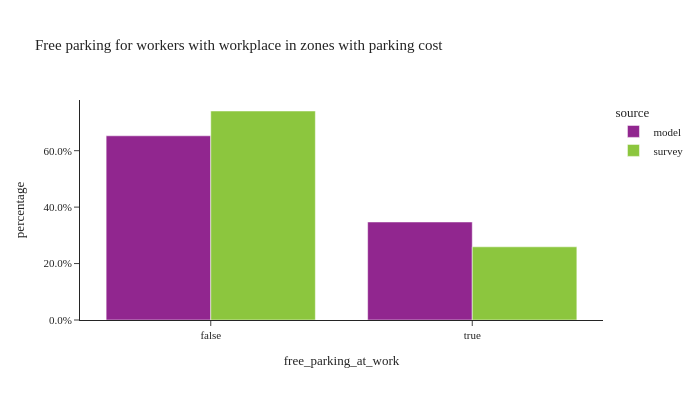

The cell this chart's notebook holds for it:
### Markdown cell above
## free parking availability for workers in zones with parking costs

### Code cell
util.plot_share_barchart(workers_parking, 'person_weight', 'free_parking_at_work', title="Free parking for workers with workplace in zones with parking cost")

### Figure 1 — Plotly figure (JSON) as saved in the notebook; plotly's stock layout.template omitted (floating-point values rounded to 4 significant figures)
{"data": [{"alignmentgroup": "True", "customdata": [[18001], [9578]], "hovertemplate": "source=model<br>free_parking_at_work=%{x}<br>percentage=%{y}<br>sample_size=%{customdata[0]}<extra></extra>", "legendgroup": "model", "marker": {"color": "#91268F", "pattern": {"shape": ""}}, "name": "model", "offsetgroup": "model", "orientation": "v", "showlegend": true, "textposition": "auto", "type": "bar", "x": [false, true], "xaxis": "x", "y": [0.6527, 0.3473], "yaxis": "y"}, {"alignmentgroup": "True", "customdata": [[79], [32]], "hovertemplate": "source=survey<br>free_parking_at_work=%{x}<br>percentage=%{y}<br>sample_size=%{customdata[0]}<extra></extra>", "legendgroup": "survey", "marker": {"color": "#8CC63E", "pattern": {"shape": ""}}, "name": "survey", "offsetgroup": "survey", "orientation": "v", "showlegend": true, "textposition": "auto", "type": "bar", "x": [false, true], "xaxis": "x", "y": [0.7406, 0.2594], "yaxis": "y"}], "layout": {"barmode": "group", "height": 400, "legend": {"title": {"text": "source"}, "tracegroupgap": 0}, "title": {"text": "Free parking for workers with workplace in zones with parking cost"}, "width": 700, "xaxis": {"anchor": "y", "domain": [0.0, 1.0], "title": {"text": "free_parking_at_work"}}, "yaxis": {"anchor": "x", "domain": [0.0, 1.0], "tickformat": ".1%", "title": {"text": "percentage"}}}}
